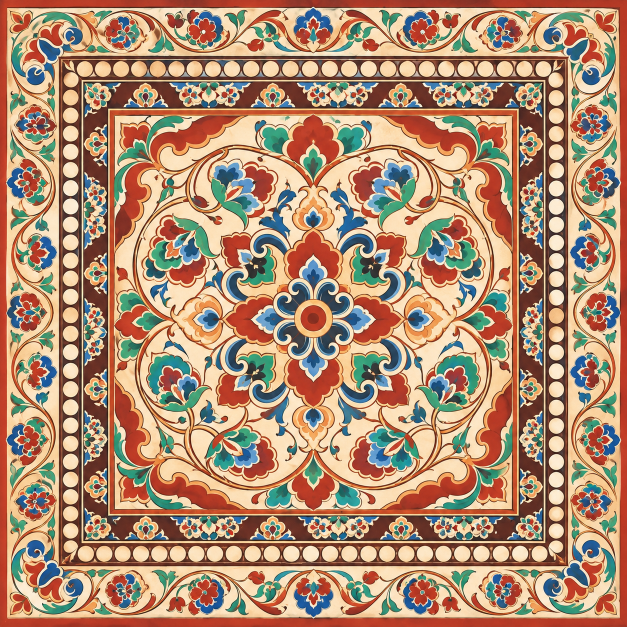
#> input picture assets/levels/coloring-grape-lotus/coloring-grape-lotus-reference-v002.png, 1254 x 1254 px, found by its file name (shown at 1/2 size)
$ python prepare-world-wall-decoration.py
#> lines starting #> are read from the running program, lines starting #| are printed output that depends on the picture
"""Derive wall decoration from existing user-supplied game artwork; no repainting."""
import hashlib
import json
from pathlib import Path
from PIL import Image

ROOT = Path(__file__).resolve().parents[1]
OUT = ROOT / 'public/assets/world/courtyard/v002'
RECORD = ROOT / 'art-source/world/wall-decoration/v001'
for folder in (OUT, RECORD):
    folder.mkdir(parents=True, exist_ok=True)
sources = [
    ('wall-floral-panel.jpg', 'public/assets/levels/coloring-grape-lotus/coloring-grape-lotus-reference-v002.png', None, 1024),
    ('wall-lotus-panel.jpg', 'public/assets/levels/patterns-lotus/patterns-lotus-a-v001.png', None, 1024),
    ('wall-vine-panel.jpg', 'public/assets/levels/coloring-grape-pomegranate/coloring-grape-pomegranate-reference-v002.png', None, 1024),
    ('wall-floral-border.jpg', 'public/assets/levels/coloring-grape-lotus/coloring-grape-lotus-reference-v002.png', [120,14,1133,111], 1013),
]
records = []
for name, source, crop, max_side in sources:
    with Image.open(ROOT / source) as raw:
#> raw is the input picture: PIL image 1254x1254 RGB; mean R, G, B 176.6, 141.8, 115.2
        im = raw.convert('RGB')
        if crop:
            im = im.crop(crop)
        im.thumbnail((max_side, max_side), Image.Resampling.LANCZOS)
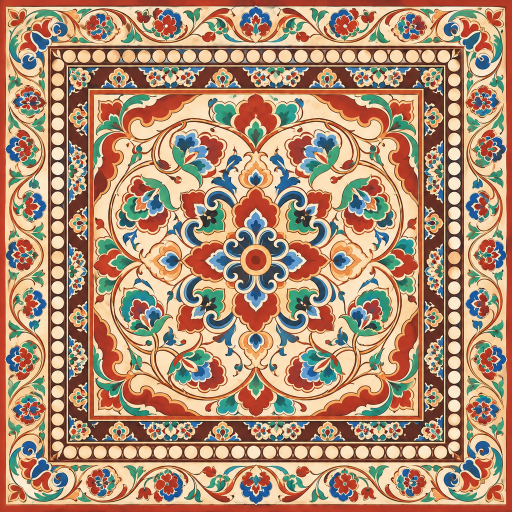
#> im: PIL image 1024x1024 RGB (shown at 1/2 size); mean R, G, B 176.4, 141.8, 115.2
        im.save(OUT / name, quality=92, subsampling=0)
        size = im.size
#> size = (1024, 1024)
    records.append({'output': str((OUT / name).relative_to(ROOT)), 'source': source, 'sourceSha256': hashlib.sha256((ROOT / source).read_bytes()).hexdigest(), 'cropXYXY': crop, 'pixels': size, 'outputSha256': hashlib.sha256((OUT / name).read_bytes()).hexdigest()})
#> pass 2 of the loop `for name, source, crop, max_side in sources:`:
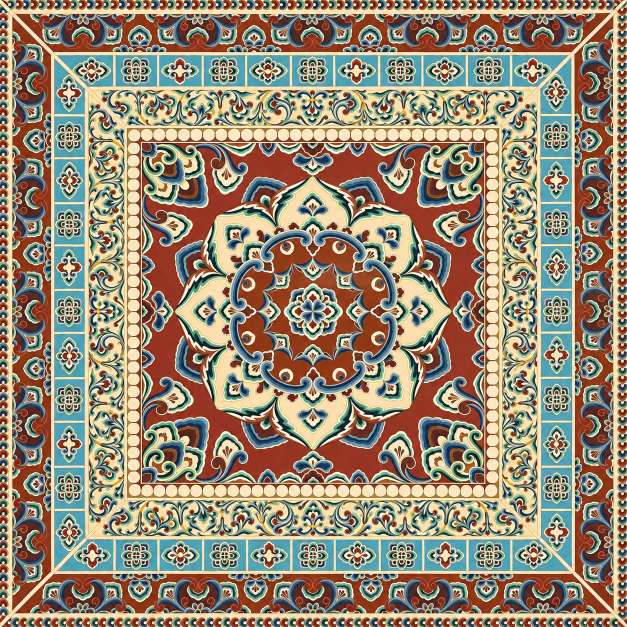
#> input picture assets/levels/patterns-lotus/patterns-lotus-a-v001.png, 1254 x 1254 px, found by its file name (shown at 1/2 size)
#> raw is the input picture: PIL image 1254x1254 RGB; mean R, G, B 151, 137, 117
#> `im.thumbnail((max_side, max_side), Image.Resampling.LANCZOS)`:
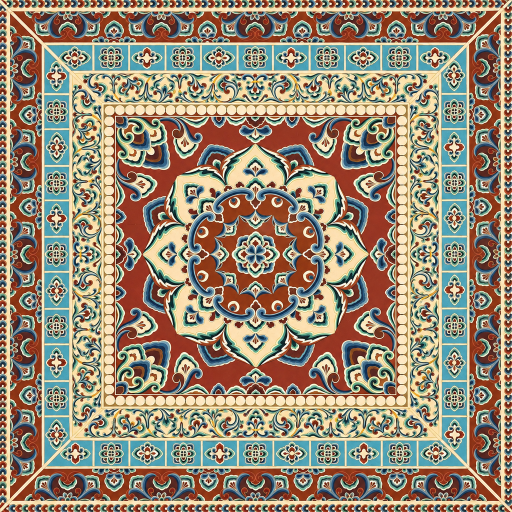
#> im: PIL image 1024x1024 RGB (shown at 1/2 size); mean R, G, B 150.8, 137, 117
#> pass 3 of the loop `for name, source, crop, max_side in sources:`:
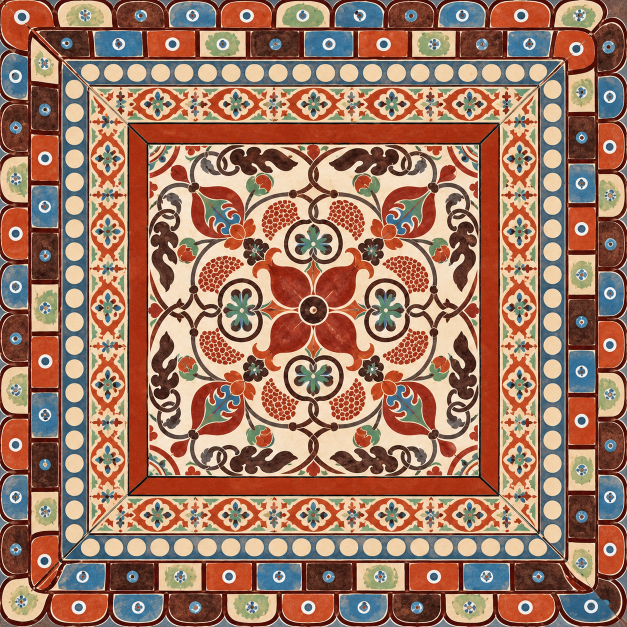
#> input picture assets/levels/coloring-grape-pomegranate/coloring-grape-pomegranate-reference-v002.png, 1254 x 1254 px, found by its file name (shown at 1/2 size)
#> raw is the input picture: PIL image 1254x1254 RGB; mean R, G, B 159.5, 119.9, 100.1
#> `im.thumbnail((max_side, max_side), Image.Resampling.LANCZOS)`:
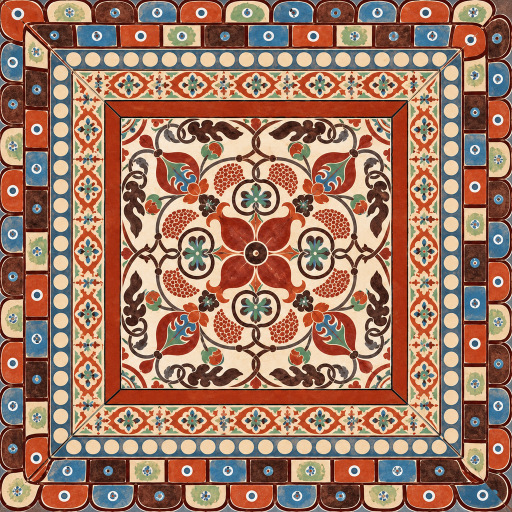
#> im: PIL image 1024x1024 RGB (shown at 1/2 size); mean R, G, B 159.5, 120, 100.1
#> the loop made 4 passes; the first 3 are shown
(RECORD / 'source-manifest.json').write_text(json.dumps({
    'version': 'v001', 'status': 'existing approved artwork reused for sample wall decoration',
    'method': 'Complete square artwork scaled proportionally; border is an explicitly recorded rectangular crop. JPEG92. No AI generation, repainting, perspective reconstruction, or watermark removal.',
    'meaning': 'Decorative use of user-supplied teaching illustrations, not a reconstruction of a historical building or an exact extraction of the concept mural.',
    'items': records,
}, ensure_ascii=False, indent=2) + '\n')
print(json.dumps(records, ensure_ascii=False, indent=2))
